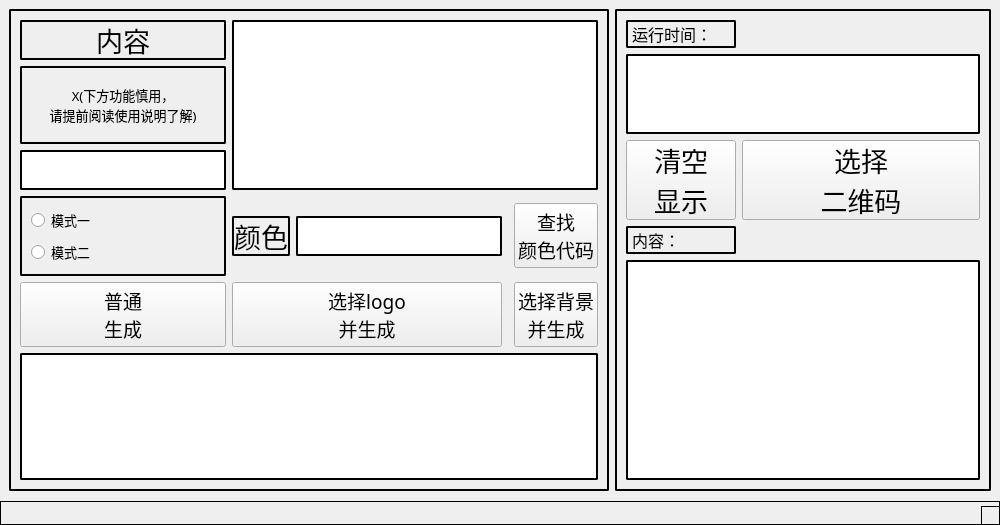
<?xml version="1.0" encoding="UTF-8"?>
<ui version="4.0">
 <class>MainWindow</class>
 <widget class="QMainWindow" name="MainWindow">
  <property name="geometry">
   <rect>
    <x>0</x>
    <y>0</y>
    <width>1000</width>
    <height>525</height>
   </rect>
  </property>
  <property name="windowTitle">
   <string>二维码小工具</string>
  </property>
  <property name="windowIcon">
   <iconset resource="UI.qrc">
    <normaloff>:/ico.ico</normaloff>:/ico.ico</iconset>
  </property>
  <widget class="QWidget" name="centralwidget">
   <property name="minimumSize">
    <size>
     <width>1000</width>
     <height>500</height>
    </size>
   </property>
   <property name="maximumSize">
    <size>
     <width>1000</width>
     <height>500</height>
    </size>
   </property>
   <layout class="QHBoxLayout" name="horizontalLayout">
    <item>
     <widget class="QFrame" name="frame">
      <property name="maximumSize">
       <size>
        <width>600</width>
        <height>16777215</height>
       </size>
      </property>
      <property name="toolTip">
       <string>生成</string>
      </property>
      <property name="styleSheet">
       <string notr="true">QFrame{
border: 2px solid black;
border-radius: 2px
}</string>
      </property>
      <property name="frameShape">
       <enum>QFrame::StyledPanel</enum>
      </property>
      <property name="frameShadow">
       <enum>QFrame::Raised</enum>
      </property>
      <layout class="QGridLayout" name="gridLayout">
       <item row="10" column="1" colspan="5">
        <widget class="QTextBrowser" name="text4">
         <property name="font">
          <font>
           <family>喻兵行楷</family>
           <pointsize>12</pointsize>
          </font>
         </property>
        </widget>
       </item>
       <item row="5" column="5">
        <widget class="QPushButton" name="button4">
         <property name="font">
          <font>
           <family>喻兵行楷</family>
           <pointsize>14</pointsize>
          </font>
         </property>
         <property name="text">
          <string>查找
颜色代码</string>
         </property>
        </widget>
       </item>
       <item row="0" column="2" rowspan="3" colspan="4">
        <widget class="QTextEdit" name="text1">
         <property name="minimumSize">
          <size>
           <width>0</width>
           <height>170</height>
          </size>
         </property>
         <property name="font">
          <font>
           <family>Adobe Heiti Std</family>
           <pointsize>14</pointsize>
          </font>
         </property>
        </widget>
       </item>
       <item row="0" column="1">
        <widget class="QLabel" name="tip1">
         <property name="minimumSize">
          <size>
           <width>0</width>
           <height>40</height>
          </size>
         </property>
         <property name="maximumSize">
          <size>
           <width>16777215</width>
           <height>40</height>
          </size>
         </property>
         <property name="font">
          <font>
           <family>喻兵行楷</family>
           <pointsize>20</pointsize>
          </font>
         </property>
         <property name="text">
          <string>内容</string>
         </property>
         <property name="alignment">
          <set>Qt::AlignCenter</set>
         </property>
        </widget>
       </item>
       <item row="2" column="1">
        <widget class="QTextEdit" name="text7">
         <property name="minimumSize">
          <size>
           <width>0</width>
           <height>40</height>
          </size>
         </property>
         <property name="maximumSize">
          <size>
           <width>16777215</width>
           <height>40</height>
          </size>
         </property>
         <property name="font">
          <font>
           <family>Times New Roman</family>
           <pointsize>14</pointsize>
           <weight>75</weight>
           <bold>true</bold>
          </font>
         </property>
        </widget>
       </item>
       <item row="5" column="2">
        <widget class="QLabel" name="tip3">
         <property name="maximumSize">
          <size>
           <width>80</width>
           <height>40</height>
          </size>
         </property>
         <property name="font">
          <font>
           <family>喻兵行楷</family>
           <pointsize>20</pointsize>
          </font>
         </property>
         <property name="text">
          <string>颜色</string>
         </property>
         <property name="alignment">
          <set>Qt::AlignCenter</set>
         </property>
        </widget>
       </item>
       <item row="9" column="2" colspan="2">
        <widget class="QPushButton" name="button2">
         <property name="font">
          <font>
           <family>喻兵行楷</family>
           <pointsize>14</pointsize>
          </font>
         </property>
         <property name="text">
          <string>选择logo
并生成</string>
         </property>
        </widget>
       </item>
       <item row="9" column="5">
        <widget class="QPushButton" name="button3">
         <property name="font">
          <font>
           <family>喻兵行楷</family>
           <pointsize>14</pointsize>
          </font>
         </property>
         <property name="text">
          <string>选择背景
并生成</string>
         </property>
        </widget>
       </item>
       <item row="9" column="1">
        <widget class="QPushButton" name="button1">
         <property name="font">
          <font>
           <family>喻兵行楷</family>
           <pointsize>14</pointsize>
          </font>
         </property>
         <property name="text">
          <string>普通
生成</string>
         </property>
        </widget>
       </item>
       <item row="5" column="1">
        <widget class="QFrame" name="frame_3">
         <property name="frameShape">
          <enum>QFrame::StyledPanel</enum>
         </property>
         <property name="frameShadow">
          <enum>QFrame::Raised</enum>
         </property>
         <layout class="QVBoxLayout" name="verticalLayout">
          <item>
           <widget class="QRadioButton" name="mod1">
            <property name="font">
             <font>
              <family>黑体</family>
              <pointsize>10</pointsize>
             </font>
            </property>
            <property name="text">
             <string>模式一</string>
            </property>
           </widget>
          </item>
          <item>
           <widget class="QRadioButton" name="mod2">
            <property name="font">
             <font>
              <family>黑体</family>
              <pointsize>10</pointsize>
             </font>
            </property>
            <property name="text">
             <string>模式二</string>
            </property>
           </widget>
          </item>
         </layout>
        </widget>
       </item>
       <item row="5" column="3">
        <widget class="QTextEdit" name="text3">
         <property name="maximumSize">
          <size>
           <width>16777215</width>
           <height>40</height>
          </size>
         </property>
         <property name="font">
          <font>
           <family>Times New Roman</family>
           <pointsize>10</pointsize>
           <weight>50</weight>
           <bold>false</bold>
          </font>
         </property>
         <property name="frameShadow">
          <enum>QFrame::Raised</enum>
         </property>
         <property name="lineWidth">
          <number>7</number>
         </property>
        </widget>
       </item>
       <item row="1" column="1">
        <widget class="QLabel" name="tip6">
         <property name="font">
          <font>
           <family>方正粗黑宋简体</family>
           <pointsize>10</pointsize>
          </font>
         </property>
         <property name="text">
          <string>X(下方功能慎用，
请提前阅读使用说明了解)</string>
         </property>
         <property name="alignment">
          <set>Qt::AlignCenter</set>
         </property>
        </widget>
       </item>
      </layout>
     </widget>
    </item>
    <item>
     <widget class="QFrame" name="frame_2">
      <property name="maximumSize">
       <size>
        <width>400</width>
        <height>16777215</height>
       </size>
      </property>
      <property name="toolTip">
       <string>解析</string>
      </property>
      <property name="styleSheet">
       <string notr="true">QFrame{
border: 2px solid black;
border-radius: 2px
}</string>
      </property>
      <property name="frameShape">
       <enum>QFrame::StyledPanel</enum>
      </property>
      <property name="frameShadow">
       <enum>QFrame::Raised</enum>
      </property>
      <layout class="QGridLayout" name="gridLayout_2">
       <item row="0" column="0">
        <widget class="QLabel" name="tip4">
         <property name="maximumSize">
          <size>
           <width>110</width>
           <height>40</height>
          </size>
         </property>
         <property name="font">
          <font>
           <family>喻兵行楷</family>
           <pointsize>12</pointsize>
          </font>
         </property>
         <property name="text">
          <string>运行时间：</string>
         </property>
        </widget>
       </item>
       <item row="7" column="0" colspan="2">
        <widget class="QTextBrowser" name="text6">
         <property name="font">
          <font>
           <family>Adobe Heiti Std</family>
           <pointsize>14</pointsize>
          </font>
         </property>
        </widget>
       </item>
       <item row="3" column="0">
        <widget class="QPushButton" name="button6">
         <property name="maximumSize">
          <size>
           <width>16777215</width>
           <height>80</height>
          </size>
         </property>
         <property name="font">
          <font>
           <family>喻兵行楷</family>
           <pointsize>20</pointsize>
          </font>
         </property>
         <property name="text">
          <string>清空
显示</string>
         </property>
        </widget>
       </item>
       <item row="3" column="1">
        <widget class="QPushButton" name="button5">
         <property name="maximumSize">
          <size>
           <width>16777215</width>
           <height>80</height>
          </size>
         </property>
         <property name="font">
          <font>
           <family>喻兵行楷</family>
           <pointsize>20</pointsize>
          </font>
         </property>
         <property name="text">
          <string>选择
二维码</string>
         </property>
        </widget>
       </item>
       <item row="6" column="0">
        <widget class="QLabel" name="tip5">
         <property name="maximumSize">
          <size>
           <width>16777215</width>
           <height>40</height>
          </size>
         </property>
         <property name="font">
          <font>
           <family>喻兵行楷</family>
           <pointsize>12</pointsize>
          </font>
         </property>
         <property name="text">
          <string>内容：</string>
         </property>
        </widget>
       </item>
       <item row="1" column="0" colspan="2">
        <widget class="QTextBrowser" name="text5">
         <property name="maximumSize">
          <size>
           <width>16777215</width>
           <height>80</height>
          </size>
         </property>
         <property name="font">
          <font>
           <family>喻兵行楷</family>
           <pointsize>12</pointsize>
          </font>
         </property>
        </widget>
       </item>
      </layout>
     </widget>
    </item>
   </layout>
  </widget>
  <widget class="QStatusBar" name="statusbar">
   <property name="styleSheet">
    <string notr="true">border: 1px solid black</string>
   </property>
  </widget>
 </widget>
 <resources>
  <include location="UI.qrc"/>
 </resources>
 <connections/>
</ui>
